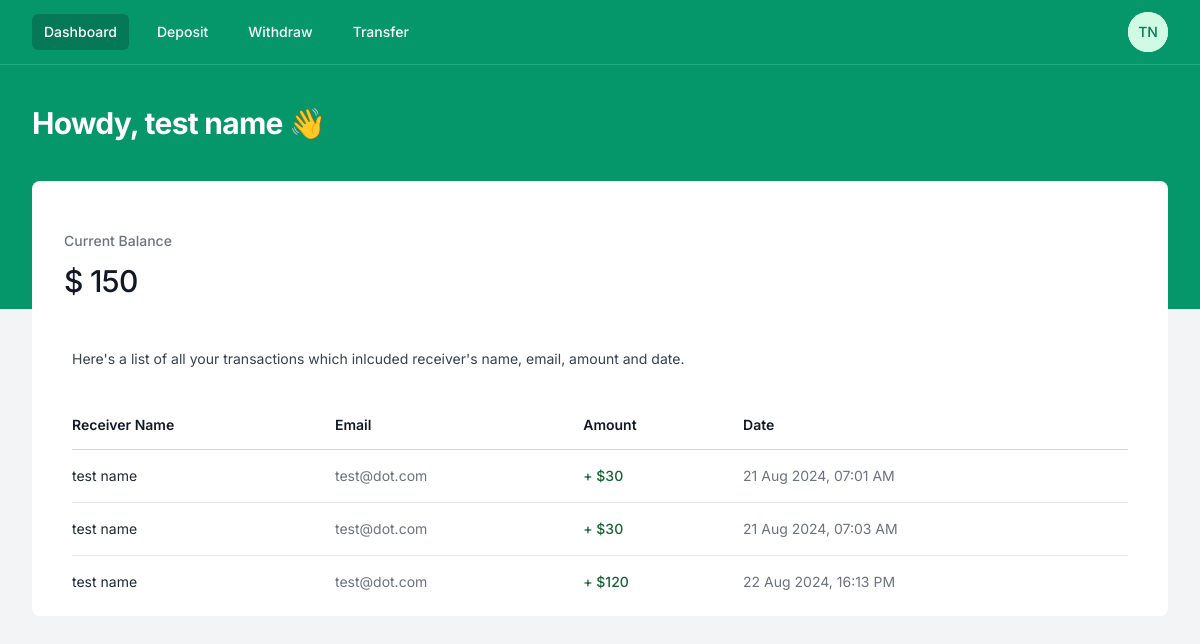
The page /customer/dashboard.php (signed in) on the database its author committed.
### tables this page shows
CREATE TABLE `user` (
  `id` int(6) UNSIGNED NOT NULL,
  `firstname` varchar(30) NOT NULL,
  `lastname` varchar(30) DEFAULT NULL,
  `email` varchar(50) DEFAULT NULL,
  `pass` varchar(50) DEFAULT NULL,
  `reg_date` timestamp NOT NULL DEFAULT current_timestamp() ON UPDATE current_timestamp()
);

CREATE TABLE `balance` (
  `id` int(6) UNSIGNED NOT NULL,
  `amount` int(10) NOT NULL,
  `user_id` int(6) UNSIGNED DEFAULT NULL
);

CREATE TABLE `transactions` (
  `id` int(6) UNSIGNED NOT NULL,
  `name` varchar(50) NOT NULL,
  `email` varchar(50) DEFAULT NULL,
  `amount` int(10) DEFAULT NULL,
  `transfer_type` enum('sent','received') NOT NULL,
  `reg_date` timestamp NOT NULL DEFAULT current_timestamp() ON UPDATE current_timestamp()
);

### includes/User.php (called while the page is built, shortened)
<?php
class User
{
    public static function get(string $email)
    {
        $conn = Connection::__self();
        try {
            $statement = $conn->prepare("SELECT * FROM user WHERE email = ?");
            $statement->bindParam(1, $email, PDO::PARAM_STR);
            $statement->execute();
            return $statement->fetch(PDO::FETCH_ASSOC);
        } catch (PDOException $e) {
            return true;
        }
    }
}

### includes/utilities/Dashboard.php (called while the page is built, shortened)
<?php
class Dashboard
{
    public static function getUserIdFromDB(string $email): int
    {
        $user = User::get($email);
        $user_id = $user["id"];
        return $user_id;
    }
    public static function getBalanceFromDB(int $user_id): int
    {
        $current_balance = Balance::get($user_id);
        return $current_balance;
    }
}

### includes/Connection.php (called while the page is built, shortened)
<?php
class Connection
{
    public static function __self()
    {
        $dhost = Config::DB_HOST();
        $dname = Config::DB_NAME();
        $db_name = "mysql:host={$dhost};dbname={$dname};";
        $user_name = Config::DB_USERNAME();
        $password = Config::DB_PASSWORD();
        if (!isset($conn)) {
            try {
                $conn = new PDO($db_name, $user_name, $password);
                $conn->setAttribute(PDO::ATTR_ERRMODE, PDO::ERRMODE_EXCEPTION);
            } catch (PDOException $e) {
                die("): Oops! Connection fail." . $e->getMessage());
            }
            return $conn;
        }
        return $conn;
    }
}

### includes/Utilities.php (called while the page is built, shortened)
<?php
class Utilities
{
    public static function DbTableExists($table)
    {
        try {
            Connection::__self()->query("SELECT 1 FROM " . $table . " LIMIT 1");
        } catch (PDOException $e) {
            return true;
        }
        return false;
    }
}

### includes/Balance.php (called while the page is built, shortened)
<?php
class Balance
{
    public static function get(int $user_id): int
    {
        try {
            $conn = Connection::__self();
            if (Utilities::DbTableExists("balance")) {
                return 0;
            }
            $statement = $conn->prepare("SELECT * FROM balance WHERE user_id = :user_id");
            $statement->bindParam(":user_id", $user_id, PDO::PARAM_INT);
            $statement->execute();
            $balance = $statement->fetch(PDO::FETCH_ASSOC);
            return $balance ? $balance["amount"] : 0;
        } catch (PDOException $e) {
            return 0;
        }
    }
}

### includes/Transactions.php (called while the page is built, shortened)
<?php
class Transactions
{
    public static function getOwnedBy(string $email)
    {
        $conn = Connection::__self();
        try {
            $statement = $conn->prepare("SELECT * FROM transactions WHERE email = :email");
            $statement->bindParam(":email", $email, PDO::PARAM_STR);
            $statement->execute();
            return $statement->fetchAll(PDO::FETCH_ASSOC);
        } catch (PDOException $e) {
            die("Oops! Something is Wrong, could not find any Transaction. Exception Message -> " . $e->getMessage());
        }
    }
}

### customer/dashboard.php (the view, shortened to what this page needs)
<?php
$balance_transfer = [];
$file_path = "../data/balance.txt";
$current_balance = $user_id = 0;
if (Connection::isDB()) {
  $user_id = Dashboard::getUserIdFromDB($_SESSION["user"]["email"]);
  $current_balance = Dashboard::getBalanceFromDB($user_id);
} else {
  $current_balance = Dashboard::getBalanceFromFile($_SESSION["user"]["email"], $file_path);
}
if (Connection::isFile()) {
  $balance_transfer = Transaction::getOwnTransactionFromFile($_SESSION["user"]["email"]);
} elseif (Connection::isDB()) {
  $balance_transfer = Transactions::getOwnedBy($_SESSION["user"]["email"]);
} else {
  die("Please, Set use_storage is \"isFile\" or \"isDatabase\" in your config.ini file");
}
?>
<!DOCTYPE html>
<html class="h-full bg-gray-100" lang="en">
<head>
  <script src="https://cdn.tailwindcss.com"></script>
</head>
<body class="h-full">
  <div class="min-h-full">
    <div class="bg-emerald-600 pb-32">
      <nav class="border-b border-emerald-300 border-opacity-25 bg-emerald-600"
        x-data="{ mobileMenuOpen: false, userMenuOpen: false }">
        <div class="mx-auto max-w-7xl px-4 sm:px-6 lg:px-8">
          <div class="flex h-16 justify-between">
            <div class="flex items-center px-2 lg:px-0">
              <div class="hidden sm:block">
                <div class="flex space-x-4">
                  <a href="./dashboard.php" class="bg-emerald-700 text-white rounded-md py-2 px-3 text-sm font-medium"
                    aria-current="page">Dashboard</a>
                  <a href="./deposit.php"
                    class="text-white hover:bg-emerald-500 hover:bg-opacity-75 rounded-md py-2 px-3 text-sm font-medium">Deposit</a>
                  <a href="./withdraw.php"
                    class="text-white hover:bg-emerald-500 hover:bg-opacity-75 rounded-md py-2 px-3 text-sm font-medium">Withdraw</a>
                  <a href="./transfer.php"
                    class="text-white hover:bg-emerald-500 hover:bg-opacity-75 rounded-md py-2 px-3 text-sm font-medium">Transfer</a>
                </div>
              </div>
            </div>
            <div class="hidden sm:ml-6 sm:flex gap-2 sm:items-center">
              <div class="relative ml-3" x-data="{ open: false }">
                <div>
                  <button @click="open = !open" type="button"
                    class="flex rounded-full bg-white text-sm focus:outline-none" id="user-menu-button"
                    aria-expanded="false" aria-haspopup="true">
                    <span class="inline-flex h-10 w-10 items-center justify-center rounded-full bg-emerald-100">
                      <span class="font-medium leading-none text-emerald-700">
                        <?php
                        if (!empty($_SESSION["user"]) && $_SESSION["user"]["name"] != "") {
                          try {
                            $name = explode(" ", $_SESSION["user"]["name"]);
                            $str = "";
                            foreach ($name as $i) {
                              $str .= $i[0];
                            }
                            echo strtoupper($str);
                          } catch (\Throwable $th) {
                            $str = $_SESSION["user"]["name"][0] . $_SESSION["user"]["name"][1];
                            echo strtoupper($str);
                          }
                        } else {
                          echo "CU";
                        }
                        ?>
                      </span>
                    </span>
                  </button>
                </div>
              </div>
            </div>
          </div>
        </div>
      </nav>
      <header class="py-10">
        <div class="mx-auto max-w-7xl px-4 sm:px-6 lg:px-8">
          <h1 class="text-3xl font-bold tracking-tight text-white">
            Howdy, <?php echo $_SESSION["user"]["name"] ?> 👋
          </h1>
        </div>
      </header>
    </div>
    <main class="-mt-32">
      <div class="mx-auto max-w-7xl px-4 pb-12 sm:px-6 lg:px-8">
        <div class="bg-white rounded-lg p-2">
          <dl class="mx-auto grid grid-cols-1 gap-px sm:grid-cols-2 lg:grid-cols-4">
            <div
              class="flex flex-wrap items-baseline justify-between gap-x-4 gap-y-2 bg-white px-4 py-10 sm:px-6 xl:px-8">
              <dt class="text-sm font-medium leading-6 text-gray-500">
                Current Balance
              </dt>
              <dd class="w-full flex-none text-3xl font-medium leading-10 tracking-tight text-gray-900">
                $ <?php echo $current_balance; ?>
              </dd>
            </div>
          </dl>
          <div class="px-4 sm:px-6 lg:px-8">
            <div class="sm:flex sm:items-center">
              <div class="sm:flex-auto">
                <p class="mt-2 text-sm text-gray-700">
                  Here's a list of all your transactions which inlcuded
                  receiver's name, email, amount and date.
                </p>
              </div>
            </div>
            <div class="mt-8 flow-root">
              <div class="-mx-4 -my-2 overflow-x-auto sm:-mx-6 lg:-mx-8">
                <div class="inline-block min-w-full py-2 align-middle sm:px-6 lg:px-8">
                  <?php if (!empty($balance_transfer)) { ?>
                    <table class="min-w-full divide-y divide-gray-300">
                      <thead>
                        <tr>
                          <th scope="col"
                            class="whitespace-nowrap py-3.5 pl-4 pr-3 text-left text-sm font-semibold text-gray-900 sm:pl-0">
                            Receiver Name
                          </th>
                          <th scope="col"
                            class="whitespace-nowrap py-3.5 pl-4 pr-3 text-left text-sm font-semibold text-gray-900 sm:pl-0">
                            Email
                          </th>
                          <th scope="col"
                            class="whitespace-nowrap px-2 py-3.5 text-left text-sm font-semibold text-gray-900">
                            Amount
                          </th>
                          <th scope="col"
                            class="whitespace-nowrap px-2 py-3.5 text-left text-sm font-semibold text-gray-900">
                            Date
                          </th>
                        </tr>
                      </thead>
                      <tbody class="divide-y divide-gray-200 bg-white">
                        <?php foreach ($balance_transfer as $b_data) {
                          if (!empty($b_data)) {
                            ?>
                            <tr>
                              <td class="whitespace-nowrap py-4 pl-4 pr-3 text-sm text-gray-800 sm:pl-0">
                                <?php echo $b_data["name"]; ?>
                              </td>
                              <td class="whitespace-nowrap py-4 pl-4 pr-3 text-sm text-gray-500 sm:pl-0">
                                <?php echo $b_data["email"]; ?>
                              </td>
                              <td class="whitespace-nowrap px-2 py-4 text-sm font-medium text-emerald-600">
                                <?php if ($b_data["transfer_type"] == "sent") {
                                  ?>
                                  <span class="text-red-800"><?php
                                  echo "- $";
                                  echo $b_data["amount"];
                                  ?></span>
                                  <?php
                                } else { ?>
                                  <span class="text-green-800"><?php
                                  echo "+ $";
                                  echo $b_data["amount"];
                                  ?></span>
                                <?php } ?>
                              </td>
                              <td class="whitespace-nowrap px-2 py-4 text-sm text-gray-500">
                                <?php
                                $date = date_create($b_data["reg_date"]);
                                echo date_format($date, "d M Y, H:i A");
                                ?>
                              </td>
                            </tr>
                          <?php }
                        } ?>
                      </tbody>
                    </table>
                  <?php } else { ?>
                    <span class="text-xl text-center">Yet, No Transfer done.</span>
                  <?php } ?>
                </div>
              </div>
            </div>
          </div>
        </div>
      </div>
    </main>
  </div>
</body>
</html>

### customer/dashboard.php (style rules this page uses)
* { font-family: 'Inter', system-ui, -apple-system, BlinkMacSystemFont, 'Segoe UI', Roboto, Oxygen, Ubuntu, Cantarell, 'Open Sans', 'Helvetica Neue', sans-serif; }

### rows shown on the page
user: id.amount "150"
transactions: name "test name", email "test@dot.com", amount "30", reg_date "21 Aug 2024, 07:01 AM"
transactions: name "test name", email "test@dot.com", amount "30", reg_date "21 Aug 2024, 07:03 AM"
transactions: name "test name", email "test@dot.com", amount "120", reg_date "22 Aug 2024, 16:13 PM"

### other values the page prints
$str "TN"
$_SESSION["user"]["name"] "test name"
